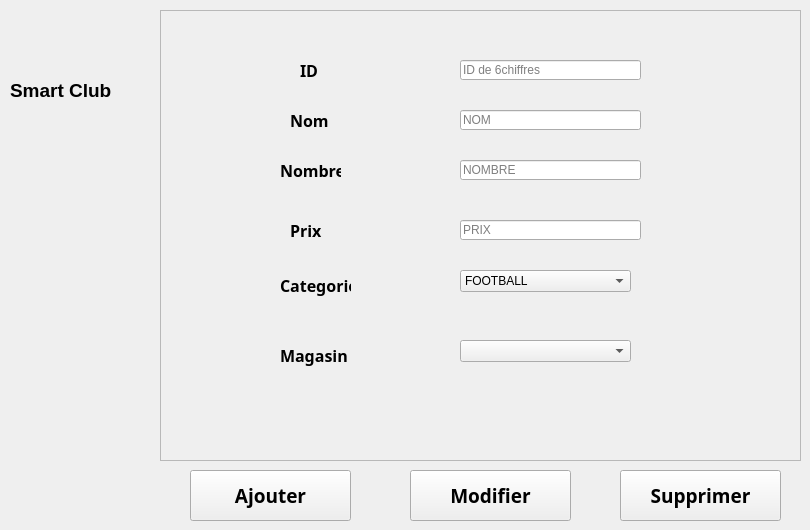
      <widget class="QWidget" name="tab_5">
       <attribute name="title">
        <string>Ajouter produit</string>
       </attribute>
       <widget class="QFrame" name="frame_3">
        <property name="geometry">
         <rect>
          <x>160</x>
          <y>10</y>
          <width>641</width>
          <height>451</height>
         </rect>
        </property>
        <property name="styleSheet">
         <string notr="true"/>
        </property>
        <property name="frameShape">
         <enum>QFrame::StyledPanel</enum>
        </property>
        <property name="frameShadow">
         <enum>QFrame::Raised</enum>
        </property>
        <widget class="QLineEdit" name="lineEdit_id_2">
         <property name="geometry">
          <rect>
           <x>300</x>
           <y>50</y>
           <width>181</width>
           <height>20</height>
          </rect>
         </property>
         <property name="styleSheet">
          <string notr="true"/>
         </property>
         <property name="text">
          <string/>
         </property>
         <property name="placeholderText">
          <string>ID de 6chiffres</string>
         </property>
        </widget>
        <widget class="QLineEdit" name="lineEdit_nom_2">
         <property name="geometry">
          <rect>
           <x>300</x>
           <y>100</y>
           <width>181</width>
           <height>20</height>
          </rect>
         </property>
         <property name="styleSheet">
          <string notr="true"/>
         </property>
         <property name="placeholderText">
          <string>NOM</string>
         </property>
        </widget>
        <widget class="QLineEdit" name="lineEdit_nombre">
         <property name="geometry">
          <rect>
           <x>300</x>
           <y>150</y>
           <width>181</width>
           <height>20</height>
          </rect>
         </property>
         <property name="styleSheet">
          <string notr="true"/>
         </property>
         <property name="placeholderText">
          <string>NOMBRE</string>
         </property>
        </widget>
        <widget class="QLineEdit" name="lineEdit_prix">
         <property name="geometry">
          <rect>
           <x>300</x>
           <y>210</y>
           <width>181</width>
           <height>20</height>
          </rect>
         </property>
         <property name="styleSheet">
          <string notr="true"/>
         </property>
         <property name="placeholderText">
          <string>PRIX</string>
         </property>
        </widget>
        <widget class="QLabel" name="label_9">
         <property name="geometry">
          <rect>
           <x>130</x>
           <y>100</y>
           <width>41</width>
           <height>20</height>
          </rect>
         </property>
         <property name="font">
          <font>
           <family>Trebuchet MS</family>
           <pointsize>12</pointsize>
           <weight>75</weight>
           <bold>true</bold>
          </font>
         </property>
         <property name="text">
          <string>Nom</string>
         </property>
        </widget>
        <widget class="QLabel" name="label_10">
         <property name="geometry">
          <rect>
           <x>120</x>
           <y>150</y>
           <width>61</width>
           <height>20</height>
          </rect>
         </property>
         <property name="font">
          <font>
           <family>Trebuchet MS</family>
           <pointsize>12</pointsize>
           <weight>75</weight>
           <bold>true</bold>
          </font>
         </property>
         <property name="text">
          <string>Nombre</string>
         </property>
        </widget>
        <widget class="QLabel" name="label_12">
         <property name="geometry">
          <rect>
           <x>130</x>
           <y>210</y>
           <width>41</width>
           <height>20</height>
          </rect>
         </property>
         <property name="font">
          <font>
           <family>Trebuchet MS</family>
           <pointsize>12</pointsize>
           <weight>75</weight>
           <bold>true</bold>
          </font>
         </property>
         <property name="styleSheet">
          <string notr="true"/>
         </property>
         <property name="text">
          <string>Prix</string>
         </property>
        </widget>
        <widget class="QLabel" name="label_13">
         <property name="geometry">
          <rect>
           <x>120</x>
           <y>260</y>
           <width>71</width>
           <height>31</height>
          </rect>
         </property>
         <property name="font">
          <font>
           <family>Trebuchet MS</family>
           <pointsize>12</pointsize>
           <weight>75</weight>
           <bold>true</bold>
          </font>
         </property>
         <property name="text">
          <string>Categorie</string>
         </property>
        </widget>
        <widget class="QLabel" name="label_16">
         <property name="geometry">
          <rect>
           <x>140</x>
           <y>50</y>
           <width>21</width>
           <height>20</height>
          </rect>
         </property>
         <property name="font">
          <font>
           <family>Trebuchet MS</family>
           <pointsize>12</pointsize>
           <weight>75</weight>
           <bold>true</bold>
          </font>
         </property>
         <property name="text">
          <string>ID</string>
         </property>
        </widget>
        <widget class="QComboBox" name="comboBox_cat">
         <property name="geometry">
          <rect>
           <x>300</x>
           <y>260</y>
           <width>171</width>
           <height>22</height>
          </rect>
         </property>
         <item>
          <property name="text">
           <string>FOOTBALL</string>
          </property>
         </item>
         <item>
          <property name="text">
           <string>HANDBALL</string>
          </property>
         </item>
         <item>
          <property name="text">
           <string>BASKETBALL</string>
          </property>
         </item>
         <item>
          <property name="text">
           <string>VOLLEYBALL</string>
          </property>
         </item>
        </widget>
        <widget class="QLabel" name="label_15">
         <property name="geometry">
          <rect>
           <x>120</x>
           <y>330</y>
           <width>71</width>
           <height>31</height>
          </rect>
         </property>
         <property name="font">
          <font>
           <family>Trebuchet MS</family>
           <pointsize>12</pointsize>
           <weight>75</weight>
           <bold>true</bold>
          </font>
         </property>
         <property name="text">
          <string>Magasin</string>
         </property>
        </widget>
        <widget class="QComboBox" name="combobox_mag">
         <property name="geometry">
          <rect>
           <x>300</x>
           <y>330</y>
           <width>171</width>
           <height>22</height>
          </rect>
         </property>
        </widget>
       </widget>
       <widget class="QPushButton" name="pushButton_sauvgarderproduit">
        <property name="geometry">
         <rect>
          <x>190</x>
          <y>470</y>
          <width>161</width>
          <height>51</height>
         </rect>
        </property>
        <property name="font">
         <font>
          <family>Trebuchet MS</family>
          <pointsize>14</pointsize>
          <weight>75</weight>
          <bold>true</bold>
         </font>
        </property>
        <property name="styleSheet">
         <string notr="true"/>
        </property>
        <property name="text">
         <string>Ajouter</string>
        </property>
        <property name="icon">
         <iconset resource="Resources.qrc">
          <normaloff>:/images/add-button.png</normaloff>:/images/add-button.png</iconset>
        </property>
        <property name="iconSize">
         <size>
          <width>30</width>
          <height>30</height>
         </size>
        </property>
       </widget>
       <widget class="QPushButton" name="pushButton_modifierproduit">
        <property name="geometry">
         <rect>
          <x>410</x>
          <y>470</y>
          <width>161</width>
          <height>51</height>
         </rect>
        </property>
        <property name="font">
         <font>
          <family>Trebuchet MS</family>
          <pointsize>14</pointsize>
          <weight>75</weight>
          <bold>true</bold>
         </font>
        </property>
        <property name="styleSheet">
         <string notr="true"/>
        </property>
        <property name="text">
         <string>Modifier</string>
        </property>
        <property name="icon">
         <iconset resource="Resources.qrc">
          <normaloff>:/images/modifier.png</normaloff>:/images/modifier.png</iconset>
        </property>
        <property name="iconSize">
         <size>
          <width>30</width>
          <height>30</height>
         </size>
        </property>
       </widget>
       <widget class="QPushButton" name="pushButton_supprimerpr">
        <property name="geometry">
         <rect>
          <x>620</x>
          <y>470</y>
          <width>161</width>
          <height>51</height>
         </rect>
        </property>
        <property name="font">
         <font>
          <family>Trebuchet MS</family>
          <pointsize>14</pointsize>
          <weight>75</weight>
          <bold>true</bold>
         </font>
        </property>
        <property name="styleSheet">
         <string notr="true"/>
        </property>
        <property name="text">
         <string>Supprimer</string>
        </property>
        <property name="icon">
         <iconset resource="Resources.qrc">
          <normaloff>:/images/Erase.png</normaloff>:/images/Erase.png</iconset>
        </property>
        <property name="iconSize">
         <size>
          <width>25</width>
          <height>25</height>
         </size>
        </property>
       </widget>
       <widget class="QLabel" name="label_18">
        <property name="geometry">
         <rect>
          <x>0</x>
          <y>10</y>
          <width>121</width>
          <height>61</height>
         </rect>
        </property>
        <property name="styleSheet">
         <string notr="true">background-image: url(:/images/logo.png);</string>
        </property>
        <property name="text">
         <string/>
        </property>
       </widget>
       <widget class="QLabel" name="label_19">
        <property name="geometry">
         <rect>
          <x>10</x>
          <y>80</y>
          <width>111</width>
          <height>20</height>
         </rect>
        </property>
        <property name="font">
         <font>
          <pointsize>14</pointsize>
          <weight>75</weight>
          <bold>true</bold>
         </font>
        </property>
        <property name="styleSheet">
         <string notr="true">backgound-color:rgb(255, 0, 0)</string>
        </property>
        <property name="text">
         <string>Smart Club</string>
        </property>
       </widget>
      </widget>
